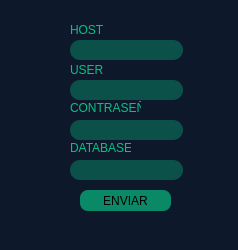
<?xml version="1.0" encoding="UTF-8"?>
<ui version="4.0">
 <class>MainWindow</class>
 <widget class="QMainWindow" name="MainWindow">
  <property name="geometry">
   <rect>
    <x>0</x>
    <y>0</y>
    <width>238</width>
    <height>250</height>
   </rect>
  </property>
  <property name="windowTitle">
   <string>MainWindow</string>
  </property>
  <property name="styleSheet">
   <string notr="true">background-color: rgb(13, 25, 43);</string>
  </property>
  <widget class="QWidget" name="centralwidget">
   <widget class="QLineEdit" name="hostInput">
    <property name="geometry">
     <rect>
      <x>70</x>
      <y>40</y>
      <width>113</width>
      <height>20</height>
     </rect>
    </property>
    <property name="styleSheet">
     <string notr="true">background-color: rgb(12, 81, 73);
border-radius:10px;</string>
    </property>
   </widget>
   <widget class="QLineEdit" name="userInput">
    <property name="geometry">
     <rect>
      <x>70</x>
      <y>80</y>
      <width>113</width>
      <height>20</height>
     </rect>
    </property>
    <property name="styleSheet">
     <string notr="true">background-color: rgb(12, 81, 73);
border-radius:10px;</string>
    </property>
   </widget>
   <widget class="QLineEdit" name="passwordInput">
    <property name="geometry">
     <rect>
      <x>70</x>
      <y>120</y>
      <width>113</width>
      <height>20</height>
     </rect>
    </property>
    <property name="styleSheet">
     <string notr="true">background-color: rgb(12, 81, 73);
border-radius:10px;</string>
    </property>
   </widget>
   <widget class="QLineEdit" name="databaseInput">
    <property name="geometry">
     <rect>
      <x>70</x>
      <y>160</y>
      <width>113</width>
      <height>20</height>
     </rect>
    </property>
    <property name="styleSheet">
     <string notr="true">background-color: rgb(12, 81, 73);
border-radius:10px;</string>
    </property>
   </widget>
   <widget class="QLabel" name="label">
    <property name="geometry">
     <rect>
      <x>70</x>
      <y>20</y>
      <width>47</width>
      <height>20</height>
     </rect>
    </property>
    <property name="styleSheet">
     <string notr="true">font: 75 11pt &quot;Bahnschrift Condensed&quot;;</string>
    </property>
    <property name="text">
     <string>&lt;html&gt;&lt;head/&gt;&lt;body&gt;&lt;p&gt;&lt;span style=&quot; color:#09c184;&quot;&gt;HOST&lt;/span&gt;&lt;/p&gt;&lt;/body&gt;&lt;/html&gt;</string>
    </property>
   </widget>
   <widget class="QLabel" name="label_2">
    <property name="geometry">
     <rect>
      <x>70</x>
      <y>60</y>
      <width>47</width>
      <height>20</height>
     </rect>
    </property>
    <property name="styleSheet">
     <string notr="true">font: 75 11pt &quot;Bahnschrift Condensed&quot;;</string>
    </property>
    <property name="text">
     <string>&lt;html&gt;&lt;head/&gt;&lt;body&gt;&lt;p&gt;&lt;span style=&quot; color:#09c184;&quot;&gt;USER&lt;/span&gt;&lt;/p&gt;&lt;/body&gt;&lt;/html&gt;</string>
    </property>
   </widget>
   <widget class="QLabel" name="label_3">
    <property name="geometry">
     <rect>
      <x>70</x>
      <y>100</y>
      <width>71</width>
      <height>16</height>
     </rect>
    </property>
    <property name="styleSheet">
     <string notr="true">font: 75 11pt &quot;Bahnschrift Condensed&quot;;</string>
    </property>
    <property name="text">
     <string>&lt;html&gt;&lt;head/&gt;&lt;body&gt;&lt;p&gt;&lt;span style=&quot; color:#09c184;&quot;&gt;CONTRASEÑA&lt;/span&gt;&lt;/p&gt;&lt;/body&gt;&lt;/html&gt;</string>
    </property>
   </widget>
   <widget class="QLabel" name="label_4">
    <property name="geometry">
     <rect>
      <x>70</x>
      <y>140</y>
      <width>61</width>
      <height>16</height>
     </rect>
    </property>
    <property name="styleSheet">
     <string notr="true">font: 75 11pt &quot;Bahnschrift Condensed&quot;;</string>
    </property>
    <property name="text">
     <string>&lt;html&gt;&lt;head/&gt;&lt;body&gt;&lt;p&gt;&lt;span style=&quot; color:#09c184;&quot;&gt;DATABASE&lt;/span&gt;&lt;/p&gt;&lt;/body&gt;&lt;/html&gt;</string>
    </property>
   </widget>
   <widget class="QPushButton" name="btn_enviar">
    <property name="geometry">
     <rect>
      <x>80</x>
      <y>190</y>
      <width>91</width>
      <height>21</height>
     </rect>
    </property>
    <property name="styleSheet">
     <string notr="true">border-radius:8px;
background-color: rgb(10, 137, 103);
font: 75 11pt &quot;Bahnschrift Condensed&quot;;</string>
    </property>
    <property name="text">
     <string>ENVIAR</string>
    </property>
   </widget>
  </widget>
  <widget class="QStatusBar" name="statusbar"/>
 </widget>
 <resources/>
 <connections/>
</ui>
